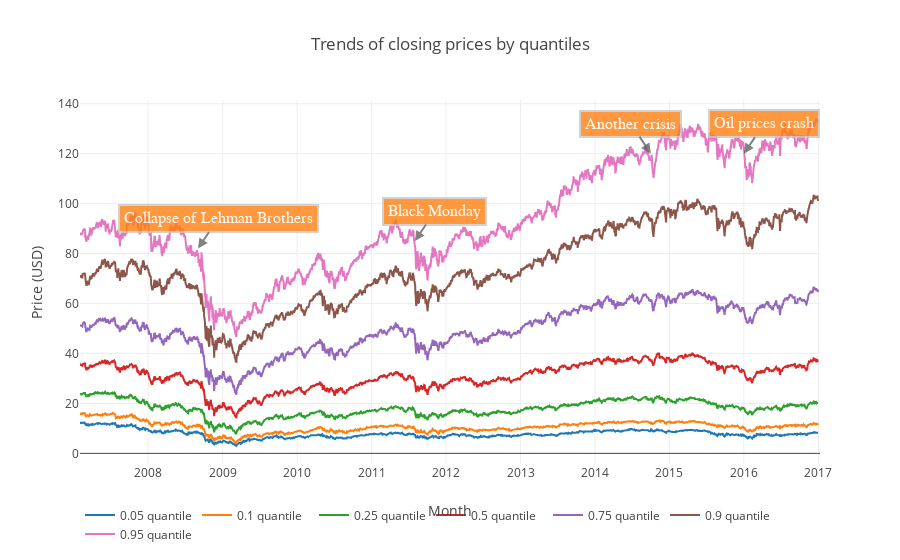

Notebook cell for this chart:
### Code cell
data = []
for i in [0.05, 0.1, 0.25, 0.5, 0.75, 0.9, 0.95]:
    price_df = market_train_df.groupby('time')['close'].quantile(i).reset_index()

    data.append(go.Scatter(
        x = price_df['time'].dt.strftime(date_format='%Y-%m-%d').values,
        y = price_df['close'].values,
        name = f'{i} quantile'
    ))
layout = go.Layout(dict(title = "Trends of closing prices by quantiles",
                  xaxis = dict(title = 'Month'),
                  yaxis = dict(title = 'Price (USD)'),
                  ),legend=dict(
                orientation="h"),
    annotations=[
        dict(
            x='2008-09-01 22:00:00+0000',
            y=82,
            xref='x',
            yref='y',
            text='Collapse of Lehman Brothers',
            showarrow=True,
            font=dict(
                family='Courier New, monospace',
                size=16,
                color='#ffffff'
            ),
            align='center',
            arrowhead=2,
            arrowsize=1,
            arrowwidth=2,
            arrowcolor='#636363',
            ax=20,
            ay=-30,
            bordercolor='#c7c7c7',
            borderwidth=2,
            borderpad=4,
            bgcolor='#ff7f0e',
            opacity=0.8
        ),
        dict(
            x='2011-08-01 22:00:00+0000',
            y=85,
            xref='x',
            yref='y',
            text='Black Monday',
            showarrow=True,
            font=dict(
                family='Courier New, monospace',
                size=16,
                color='#ffffff'
            ),
            align='center',
            arrowhead=2,
            arrowsize=1,
            arrowwidth=2,
            arrowcolor='#636363',
            ax=20,
            ay=-30,
            bordercolor='#c7c7c7',
            borderwidth=2,
            borderpad=4,
            bgcolor='#ff7f0e',
            opacity=0.8
        ),
        dict(
            x='2014-10-01 22:00:00+0000',
            y=120,
            xref='x',
            yref='y',
            text='Another crisis',
            showarrow=True,
            font=dict(
                family='Courier New, monospace',
                size=16,
                color='#ffffff'
            ),
            align='center',
            arrowhead=2,
            arrowsize=1,
            arrowwidth=2,
            arrowcolor='#636363',
            ax=-20,
            ay=-30,
            bordercolor='#c7c7c7',
            borderwidth=2,
            borderpad=4,
            bgcolor='#ff7f0e',
            opacity=0.8
        ),
        dict(
            x='2016-01-01 22:00:00+0000',
            y=120,
            xref='x',
            yref='y',
            text='Oil prices crash',
            showarrow=True,
            font=dict(
                family='Courier New, monospace',
                size=16,
                color='#ffffff'
            ),
            align='center',
            arrowhead=2,
            arrowsize=1,
            arrowwidth=2,
            arrowcolor='#636363',
            ax=20,
            ay=-30,
            bordercolor='#c7c7c7',
            borderwidth=2,
            borderpad=4,
            bgcolor='#ff7f0e',
            opacity=0.8
        )
    ])
py.iplot(dict(data=data, layout=layout), filename='basic-line')

### Figure 1 — Plotly figure (JSON) as saved in the notebook; plotly's stock layout.template omitted (floating-point values rounded to 4 significant figures; data arrays with more than 128 entries replaced by an {"elided": "..."} marker saying what was removed)
{"data": [{"name": "0.05 quantile", "x": {"elided": "2498 str values"}, "y": {"elided": "2498 float values"}, "type": "scatter", "uid": "86949c71-fecc-421a-b971-b5c146e42a61"}, {"name": "0.1 quantile", "x": {"elided": "2498 str values"}, "y": {"elided": "2498 float values"}, "type": "scatter", "uid": "c9a06c9e-5956-44ed-bcea-8a5930e3e61f"}, {"name": "0.25 quantile", "x": {"elided": "2498 str values"}, "y": {"elided": "2498 float values"}, "type": "scatter", "uid": "4f6b56e1-9685-4e2e-afb5-df286b7ec177"}, {"name": "0.5 quantile", "x": {"elided": "2498 str values"}, "y": {"elided": "2498 float values"}, "type": "scatter", "uid": "ef0e808e-028b-4462-a606-2cdea6df7ab7"}, {"name": "0.75 quantile", "x": {"elided": "2498 str values"}, "y": {"elided": "2498 float values"}, "type": "scatter", "uid": "2422ea4a-0e4b-430c-b688-06129a09b0e1"}, {"name": "0.9 quantile", "x": {"elided": "2498 str values"}, "y": {"elided": "2498 float values"}, "type": "scatter", "uid": "74feb064-a232-404a-b590-42a0ae7afe8d"}, {"name": "0.95 quantile", "x": {"elided": "2498 str values"}, "y": {"elided": "2498 float values"}, "type": "scatter", "uid": "4fb4f9e6-5fae-4d1b-b6b3-8cd101579b2f"}], "layout": {"annotations": [{"align": "center", "arrowcolor": "#636363", "arrowhead": 2, "arrowsize": 1, "arrowwidth": 2, "ax": 20, "ay": -30, "bgcolor": "#ff7f0e", "bordercolor": "#c7c7c7", "borderpad": 4, "borderwidth": 2, "font": {"color": "#ffffff", "family": "Courier New, monospace", "size": 16}, "opacity": 0.8, "showarrow": true, "text": "Collapse of Lehman Brothers", "x": "2008-09-01 22:00:00+0000", "xref": "x", "y": 82, "yref": "y"}, {"align": "center", "arrowcolor": "#636363", "arrowhead": 2, "arrowsize": 1, "arrowwidth": 2, "ax": 20, "ay": -30, "bgcolor": "#ff7f0e", "bordercolor": "#c7c7c7", "borderpad": 4, "borderwidth": 2, "font": {"color": "#ffffff", "family": "Courier New, monospace", "size": 16}, "opacity": 0.8, "showarrow": true, "text": "Black Monday", "x": "2011-08-01 22:00:00+0000", "xref": "x", "y": 85, "yref": "y"}, {"align": "center", "arrowcolor": "#636363", "arrowhead": 2, "arrowsize": 1, "arrowwidth": 2, "ax": -20, "ay": -30, "bgcolor": "#ff7f0e", "bordercolor": "#c7c7c7", "borderpad": 4, "borderwidth": 2, "font": {"color": "#ffffff", "family": "Courier New, monospace", "size": 16}, "opacity": 0.8, "showarrow": true, "text": "Another crisis", "x": "2014-10-01 22:00:00+0000", "xref": "x", "y": 120, "yref": "y"}, {"align": "center", "arrowcolor": "#636363", "arrowhead": 2, "arrowsize": 1, "arrowwidth": 2, "ax": 20, "ay": -30, "bgcolor": "#ff7f0e", "bordercolor": "#c7c7c7", "borderpad": 4, "borderwidth": 2, "font": {"color": "#ffffff", "family": "Courier New, monospace", "size": 16}, "opacity": 0.8, "showarrow": true, "text": "Oil prices crash", "x": "2016-01-01 22:00:00+0000", "xref": "x", "y": 120, "yref": "y"}], "legend": {"orientation": "h"}, "title": "Trends of closing prices by quantiles", "xaxis": {"title": "Month"}, "yaxis": {"title": "Price (USD)"}}}
